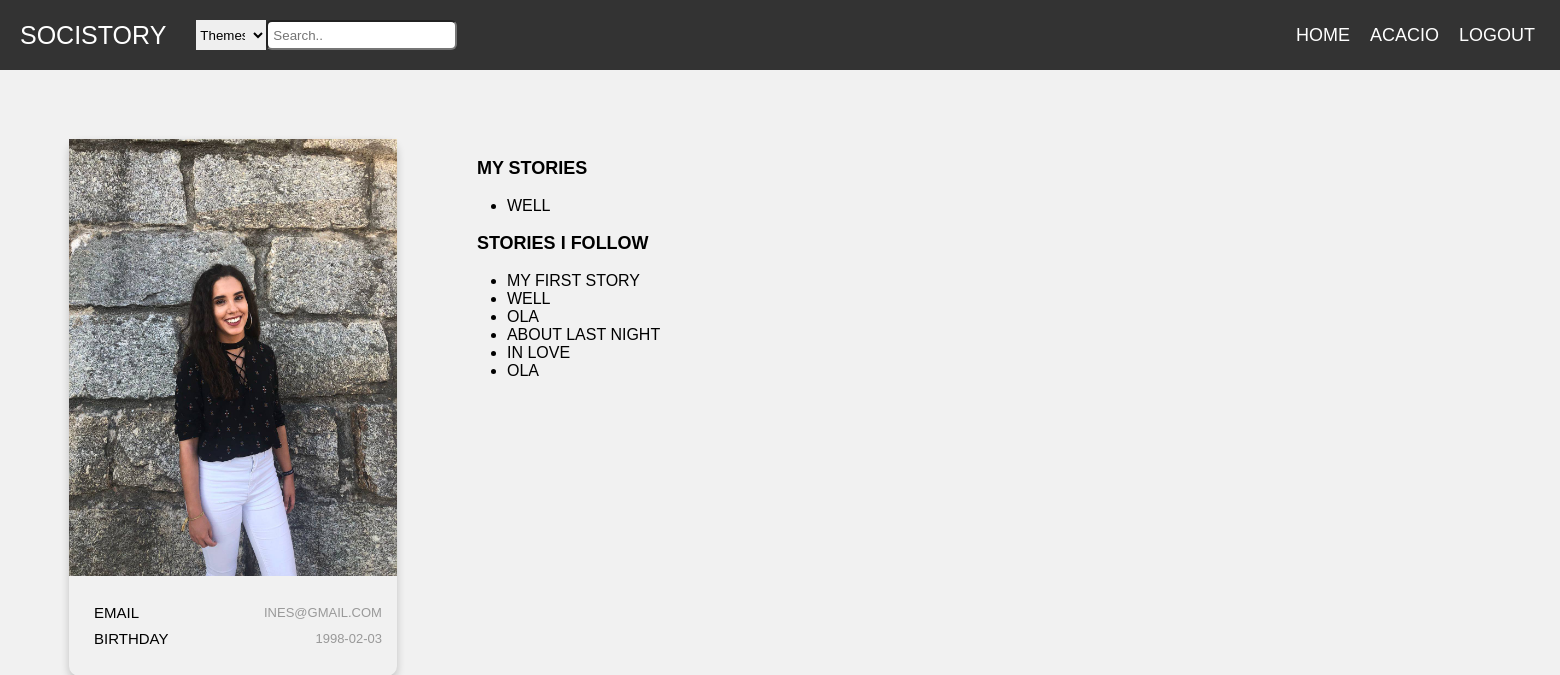
The app's page /pages/profilePage.php?username=Ines (signed in) with its own data.
### tables this page shows
CREATE TABLE users(
  username VARCHAR PRIMARY KEY,
  email VARCHAR UNIQUE,
  password VARCHAR(254) NOT NULL,
  salt VARCHAR(32) NOT NULL,
  birthday DATE,
  img VARCHAR
);

CREATE TABLE stories(
  entity_id INTEGER PRIMARY KEY REFERENCES entities,
  username VARCHAR NOT NULL REFERENCES users,
  title TEXT NOT NULL, 
  body TEXT NOT NULL,
  hour DATETIME NOT NULL,
  UNIQUE(username, title, body)
);

### database/db_comments.php (called while the page is built, shortened)
<?php
    function getUsernameInfo($username){
    $db = Database::instance()->db();
    $stmt = $db->prepare('SELECT *, rowid FROM users where username = ?');
    $stmt->execute(array($username));
    return $stmt->fetch();
    }
  function myComments($username) {
    $db = Database::instance()->db();
    $stmt = $db->prepare("SELECT  DISTINCT stories.* from stories LEFT JOIN likes on likes.entity_id = stories.entity_id, comments where comments.username = ?");
    $stmt->execute(array($username));
    return $stmt->fetchAll();
  }
  function myStories($username) {
    $db = Database::instance()->db();
    $stmt = $db->prepare('SELECT title FROM stories WHERE username = ?');
    $stmt->execute(array($username));
    return $stmt->fetchAll();
  }
?>

### pages/profilePage.php (the view, shortened to what this page needs)
<?php
include_once('../templates/common.php');
include_once('../database/db_comments.php');
$profileInfo = getUsernameInfo($_GET['username']);
$mystories = myStories($_GET['username']);
$myCommentStories =  myComments($_GET['username']);
    ?>
 <link rel="stylesheet" href="../css/profilePage.css">
<div class="container">
    <div class="card">
            <img src="<?=$profileInfo['img']?>" alt="MyImg" style="width:100%">
        <div style="margin: 24px 0;">
            <ul class="single-category">
                <li class="row">
                    <h6 class="email">Email</h6>
                    <span> <?=$profileInfo['email']?></span> </li>
                <li class="row">
                    <h6 class="birthday">Birthday</h6>
                    <span> <?=$profileInfo['birthday'] ? $profileInfo['birthday'] :'No day inserted'?></span> </li>
            </ul>
            </div>
    </div>
    <section id="stories">
        <div class="container-story">
            <p class="profileinfo" id = myStories>
               <label for="myStories"> My Stories </label>
                <ul>
                    <?php
                    foreach($mystories as $story){
                        ?>
                        <li><?=$story['title']?> </li>
                    <?php }
                    unset($story) ?>
                </ul>
                    </p>
                    <p class="profileinfo" id ="myCommentedStories">
                    <label for="myCommentedStories"> Stories i follow </label>
                    <ul>
                    <?php
                    foreach($myCommentStories as $story){
                        ?>
                        <li><?=$story['title']?> </li>
                    <?php }
                    unset($story) ?>
                </ul>
                    </p>
                    </div>
                    </div>

### css/common.css (style rules this page uses)
* { box-sizing: border-box; }
body { margin: 0; font-family: Poppins, sans-serif; }

### css/mainPage.css (style rules this page uses)
body { font-family: Poppins-Regular, sans-serif; }
.row { display: -ms-flexbox; display: flex; -ms-flex-wrap: wrap; flex-wrap: wrap; }
body { margin: 0; padding: 0; font-family: Raleway; text-transform: uppercase; font-size: 11px; }

### css/profilePage.css (style rules this page uses)
html, body, .sidebar, .content-posts { height: 100%; }
body { font-size: 16px; font-family: Poppins, sans-serif; font-weight: normal; background-color: #f1f1f1; }
.container { width: 110%; padding-right:15px; padding-left:15px; }
p { margin-top: 0; display: block; margin-block-start: 1em; margin-block-end: 1em; margin-inline-start: 0px; margin-inline-end: 0px; }
.container { width: 100%; padding-right: 15px; padding-left: 15px; margin-right: auto; margin-left: auto; display: flex; margin-right: -15px; margin-left: -15px; }
section#stories { padding: 70; }
p#myStories { font-size: large; font-weight: 900; }
p#myCommentedStories { font-size: large; }
label { margin-bottom: 10px; margin-left: 10px; }
@media (min-width: 768px) { .container { max-width: 720px; } }
.card { box-shadow: 0 4px 8px 0 rgba(0, 0, 0, 0.2); margin: auto; text-align: center; font-family: arial; margin-top: 10%; margin-left: 10%; border-radius: 10px; width:60%; }
.row { display: -ms-flexbox; display: flex; justify-content: space-between; -ms-flex-wrap: wrap; flex-wrap: wrap; position: relative; right: 15; }
.card h6 { font-size: 15px; margin: 0px; padding-right: 0px; font-weight: normal; line-height: 26px; }
span { font-size: 13px; font-weight: normal; display: block; color: #999999; margin-top: 5px; }
ul.single-category { display: flex; flex-direction: column; }
.container-story { width: 1000%; }
.profileinfo label { font-weight: 900; }

### records on screen
users: img (picture), email "INES@GMAIL.COM", birthday "1998-02-03"
stories: title "WELL"
stories: title "MY FIRST STORY"
stories: title "OLA"
stories: title "ABOUT LAST NIGHT"
stories: title "IN LOVE"
stories: title "OLA"

### other values on screen
$username "ACACIO"
